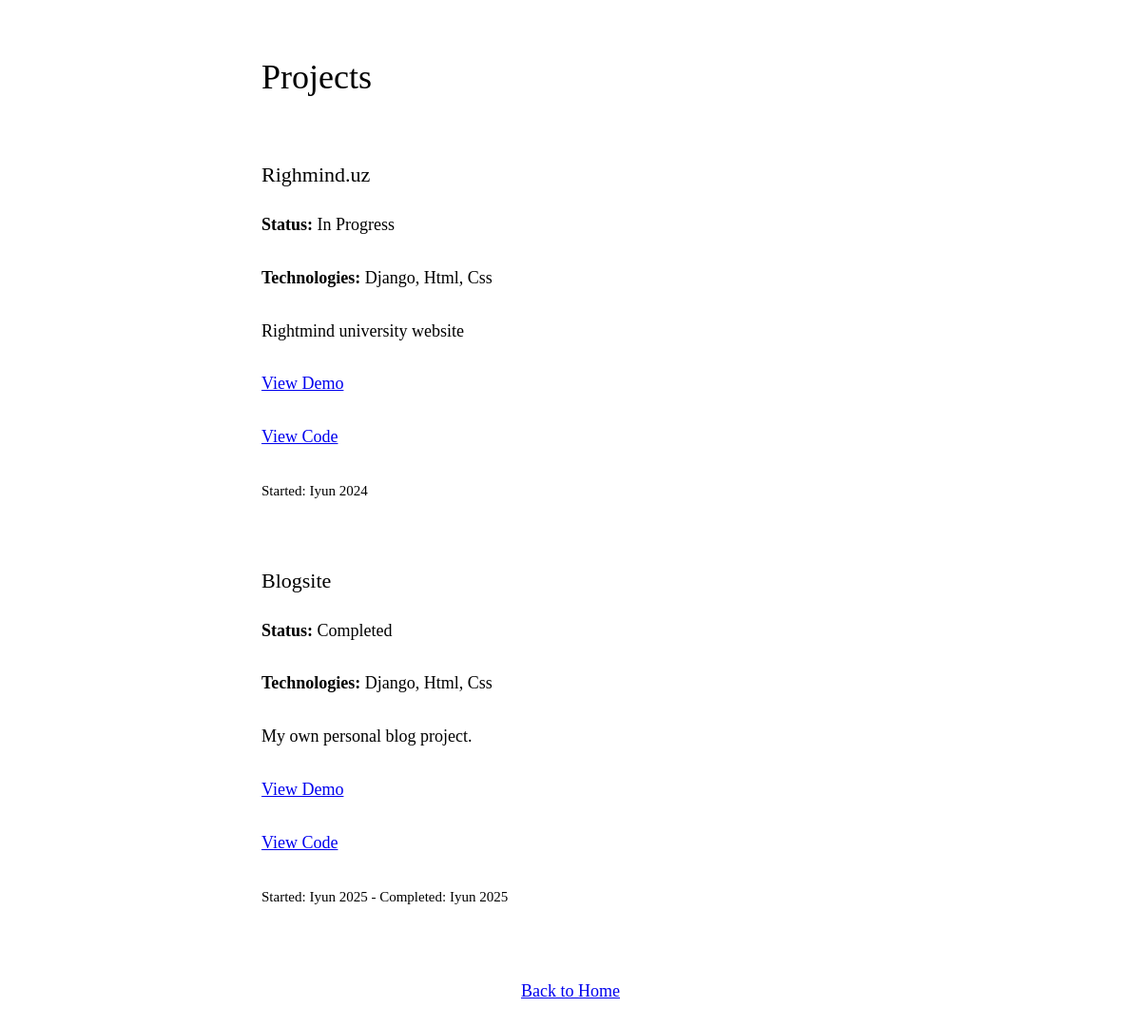
/projects/, run on the app's committed database.
### blog/models.py (models this page shows, shortened)
class Project(models.Model):
    STATUS_CHOICES = [
        ('planning', 'Planning'),
        ('in_progress', 'In Progress'),
        ('completed', 'Completed'),
        ('on_hold', 'On Hold'),
    ]
    title = models.CharField('Title', max_length=200)
    slug = models.SlugField('URL slug', unique=True)
    category = models.ForeignKey(ProjectCategory, on_delete=models.CASCADE, verbose_name='Category')
    description = models.TextField('Description')
    image = models.ImageField('Image', upload_to='images/projects/', blank=True, null=True)
    technologies = models.CharField('Technologies', max_length=300, help_text='Separate with commas')
    demo_url = models.URLField('Demo URL', blank=True, null=True)
    github_url = models.URLField('GitHub URL', blank=True, null=True)
    status = models.CharField('Status', max_length=20, choices=STATUS_CHOICES, default='completed')
    start_date = models.DateField('Start date', blank=True, null=True)
    end_date = models.DateField('End date', blank=True, null=True)
    order = models.PositiveIntegerField('Order', default=0)
    created_at = models.DateTimeField('Created at', auto_now_add=True)
    class Meta:
        ordering = ['order', '-created_at']
        verbose_name = 'Project'
        verbose_name_plural = 'Projects'
    def get_technologies_list(self):
        return [tech.strip() for tech in self.technologies.split(',') if tech.strip()]

### blog/views.py (the view)
# urls.py: path('projects/', views.ProjectsPageView.as_view(), name='projects'),
class ProjectsPageView(TemplateView):
    template_name = 'blog/projects.html'
    def get_context_data(self, **kwargs):
        context = super().get_context_data(**kwargs)
        context['projects'] = Project.objects.all()
        return context

### templates/blog/projects.html (shortened to what this page needs)
{% extends 'base.html' %}
{% load static %}
{% block content %}
    <header>
        <h1>Projects</h1>
    </header>
    <main>
        {% if projects %}
            {% for project in projects %}
                <div class="project-section">
                    <h3>{{ project.title }}</h3>
                    <p><strong>Status:</strong> {{ project.get_status_display }}</p>
                    {% if project.technologies %}
                        <p><strong>Technologies:</strong>
                            {% for tech in project.get_technologies_list %}
                                <span class="tech-tag">{{ tech }}</span>{% if not forloop.last %}, {% endif %}
                            {% endfor %}
                        </p>
                    {% endif %}
                    <div class="project-description">
                        {{ project.description|linebreaks }}
                    </div>
                    <div class="project-links">
                        {% if project.demo_url %}
                            <p><a href="{{ project.demo_url }}" target="_blank">View Demo</a></p>
                        {% endif %}
                        {% if project.github_url %}
                            <p><a href="{{ project.github_url }}" target="_blank">View Code</a></p>
                        {% endif %}
                    </div>
                    {% if project.start_date %}
                        <p class="project-dates">
                            <small>
                                Started: {{ project.start_date|date:"F Y" }}
                                {% if project.end_date %}
                                    - Completed: {{ project.end_date|date:"F Y" }}
                                {% endif %}
                            </small>
                        </p>
                    {% endif %}
                </div>
            {% endfor %}
        {% else %}
            <p>No projects have been added yet. Check back soon for updates on my latest work!</p>
        {% endif %}
    </main>
    <footer>
        <div class="back-link">
            <p><a href="{% url 'blog:home' %}">Back to Home</a></p>
        </div>
    </footer>
{% endblock %}

### templates/base.html (style rules this page uses)
body { font-family: Georgia, serif; font-size: 18px; line-height: 1.6; color: #000; background: #fff; margin: 0; padding: 0; }
h1 { font-size: 36px; font-weight: normal; margin: 0 0 20px 0; line-height: 1.2; }
h3 { font-size: 22px; font-weight: normal; margin: 3em 0 1em 0; line-height: 1.4; }
p { margin: 0 0 1.5em 0; }
a { color: #0000EE; text-decoration: underline; }
.back-link { margin-top: 4em; text-align: center; }

### data on the page
Project: title "Righmind.uz", status "In Progress", get_technologies_list "Django" "Html" "Css", description "Rightmind university website", start_date "Iyun 2024"
Project: title "Blogsite", status "Completed", get_technologies_list "Django" "Html" "Css", description "My own personal blog project.", start_date "Iyun 2025", end_date "Iyun 2025"
